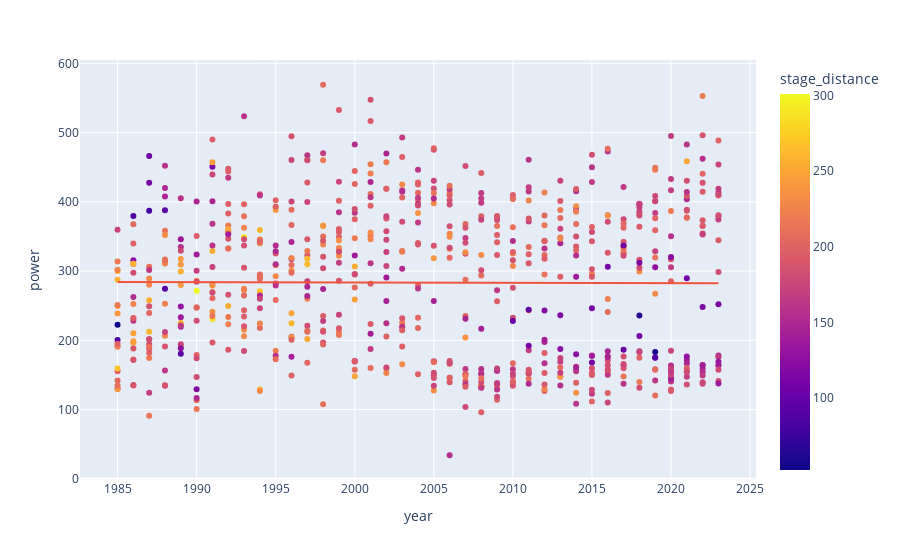

The cell this chart's notebook holds for it:
### Code cell
px.scatter(df[(df.stage_distance > 50) & (df.stage_type != "ITT")], x="year", y="power", hover_data="stage_url", color="stage_distance", trendline="ols")

### Figure 1 — Plotly figure (JSON) as saved in the notebook; plotly's stock layout.template omitted (floating-point values rounded to 4 significant figures; data arrays with more than 128 entries replaced by an {"elided": "..."} marker saying what was removed)
{"data": [{"customdata": {"elided": "722x1 str values"}, "hovertemplate": "year=%{x}<br>power=%{y}<br>stage_url=%{customdata[0]}<br>stage_distance=%{marker.color}<extra></extra>", "legendgroup": "", "marker": {"color": {"elided": "722 float values"}, "coloraxis": "coloraxis", "symbol": "circle"}, "mode": "markers", "name": "", "orientation": "v", "showlegend": false, "type": "scatter", "x": {"elided": "722 int values"}, "xaxis": "x", "y": {"elided": "722 float values"}, "yaxis": "y"}, {"hovertemplate": "<b>OLS trendline</b><br>power = -0.0465796 * year + 376.574<br>R<sup>2</sup>=0.000024<br><br>year=%{x}<br>power=%{y} <b>(trend)</b><extra></extra>", "legendgroup": "", "marker": {"symbol": "circle"}, "mode": "lines", "name": "", "showlegend": false, "type": "scatter", "x": {"elided": "720 int values"}, "xaxis": "x", "y": {"elided": "720 float values"}, "yaxis": "y"}], "layout": {"coloraxis": {"colorbar": {"title": {"text": "stage_distance"}}, "colorscale": [[0, "#0d0887"], [0.1111, "#46039f"], [0.2222, "#7201a8"], [0.3333, "#9c179e"], [0.4444, "#bd3786"], [0.5556, "#d8576b"], [0.6667, "#ed7953"], [0.7778, "#fb9f3a"], [0.8889, "#fdca26"], [1, "#f0f921"]]}, "legend": {"tracegroupgap": 0}, "margin": {"t": 60}, "xaxis": {"anchor": "y", "domain": [0, 1], "title": {"text": "year"}}, "yaxis": {"anchor": "x", "domain": [0, 1], "title": {"text": "power"}}}}
